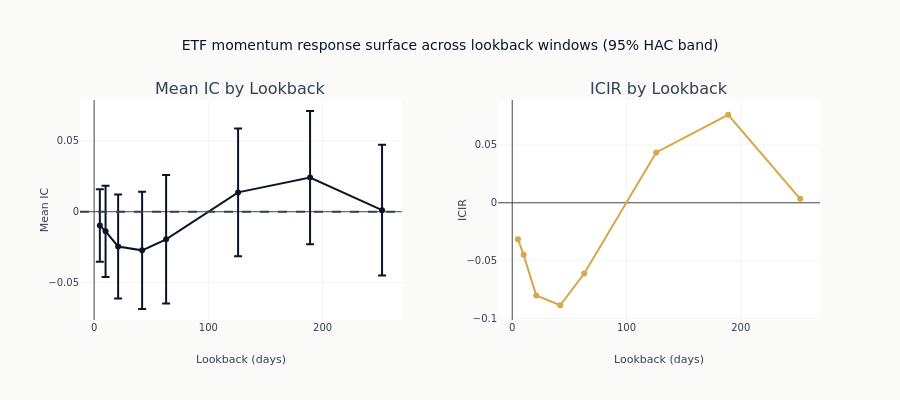

Notebook cell for this chart:
### Code cell
# Visualize response surface
if sweep_results:
    fig = make_subplots(
        rows=1,
        cols=2,
        subplot_titles=["Mean IC by Lookback", "ICIR by Lookback"],
        horizontal_spacing=0.13,
    )

    lbs = list(sweep_results.keys())
    mean_ics = [sweep_results[lb]["mean_ic"] for lb in lbs]
    icirs = [sweep_results[lb]["icir"] for lb in lbs]
    hac_ses = [sweep_results[lb]["hac_se"] for lb in lbs]

    fig.add_trace(
        go.Scatter(
            x=lbs,
            y=mean_ics,
            mode="lines+markers",
            name="Mean IC",
            line=dict(color=COLORS["blue"]),
            error_y=dict(type="data", array=[1.96 * se for se in hac_ses]),
        ),
        row=1,
        col=1,
    )
    fig.add_hline(y=0, line_dash="dash", line_color=COLORS["neutral"], row=1, col=1)

    fig.add_trace(
        go.Scatter(
            x=lbs,
            y=icirs,
            mode="lines+markers",
            name="ICIR",
            line=dict(color=COLORS["amber"]),
        ),
        row=1,
        col=2,
    )

    fig.update_layout(
        title="ETF momentum response surface across lookback windows (95% HAC band)",
        height=400,
        showlegend=False,
    )
    fig.update_xaxes(title_text="Lookback (days)", row=1, col=1)
    fig.update_xaxes(title_text="Lookback (days)", row=1, col=2)
    fig.update_yaxes(title_text="Mean IC", row=1, col=1)
    fig.update_yaxes(title_text="ICIR", row=1, col=2)

    fig.show()

### Figure 1 — Plotly figure (JSON) as saved in the notebook; plotly's stock layout.template omitted (floating-point values rounded to 4 significant figures)
{"data": [{"error_y": {"array": [0.02553, 0.03215, 0.03672, 0.04136, 0.04532, 0.04499, 0.04694, 0.0461], "type": "data"}, "line": {"color": "#0a1628"}, "mode": "lines+markers", "name": "Mean IC", "type": "scatter", "x": [5, 10, 21, 42, 63, 126, 189, 252], "xaxis": "x", "y": [-0.009709, -0.01385, -0.02451, -0.02724, -0.01946, 0.01364, 0.0241, 0.001073], "yaxis": "y"}, {"line": {"color": "#D4A84B"}, "mode": "lines+markers", "name": "ICIR", "type": "scatter", "x": [5, 10, 21, 42, 63, 126, 189, 252], "xaxis": "x2", "y": [-0.03138, -0.04493, -0.07996, -0.08844, -0.06108, 0.0435, 0.076, 0.003428], "yaxis": "y2"}], "layout": {"annotations": [{"font": {"size": 16}, "showarrow": false, "text": "Mean IC by Lookback", "x": 0.2175, "xanchor": "center", "xref": "paper", "y": 1.0, "yanchor": "bottom", "yref": "paper"}, {"font": {"size": 16}, "showarrow": false, "text": "ICIR by Lookback", "x": 0.7825, "xanchor": "center", "xref": "paper", "y": 1.0, "yanchor": "bottom", "yref": "paper"}], "height": 400, "shapes": [{"line": {"color": "#334155", "dash": "dash"}, "type": "line", "x0": 0, "x1": 1, "xref": "x domain", "y0": 0, "y1": 0, "yref": "y"}], "showlegend": false, "title": {"text": "ETF momentum response surface across lookback windows (95% HAC band)"}, "xaxis": {"anchor": "y", "domain": [0.0, 0.435], "title": {"text": "Lookback (days)"}}, "xaxis2": {"anchor": "y2", "domain": [0.565, 1.0], "title": {"text": "Lookback (days)"}}, "yaxis": {"anchor": "x", "domain": [0.0, 1.0], "title": {"text": "Mean IC"}}, "yaxis2": {"anchor": "x2", "domain": [0.0, 1.0], "title": {"text": "ICIR"}}}}
